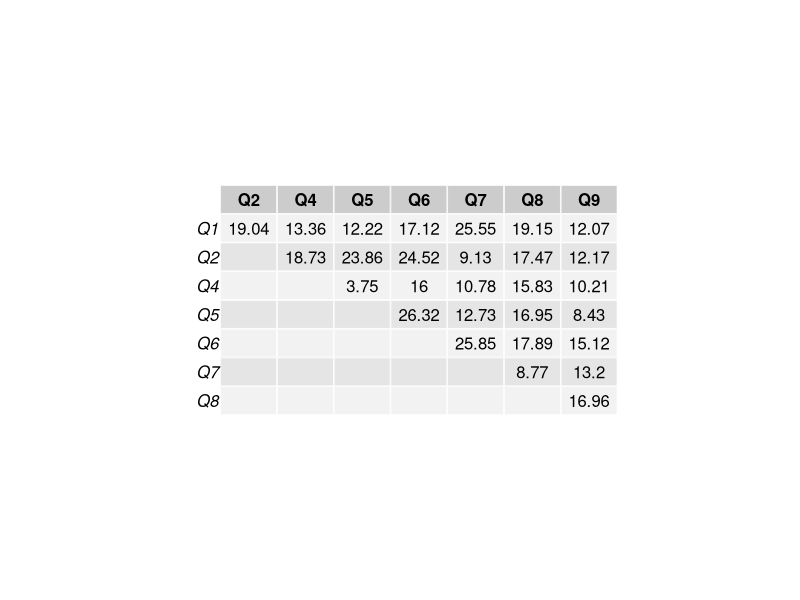
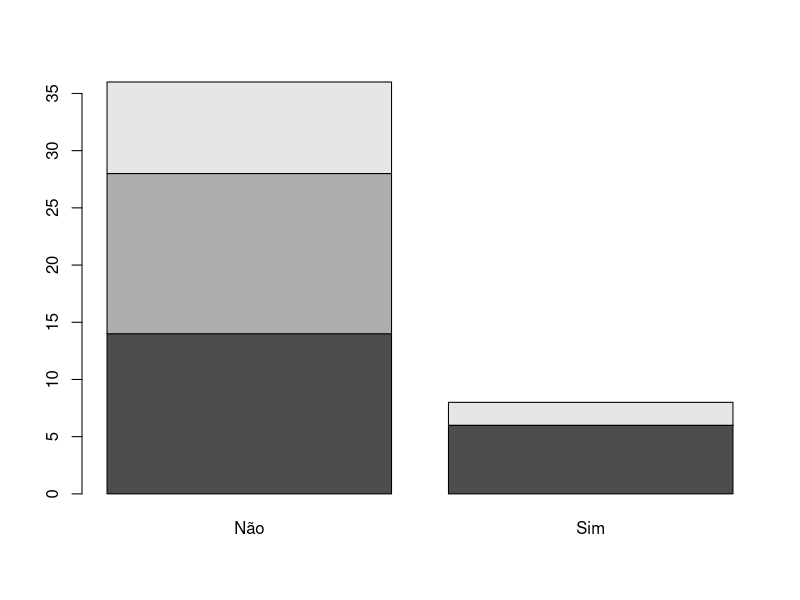
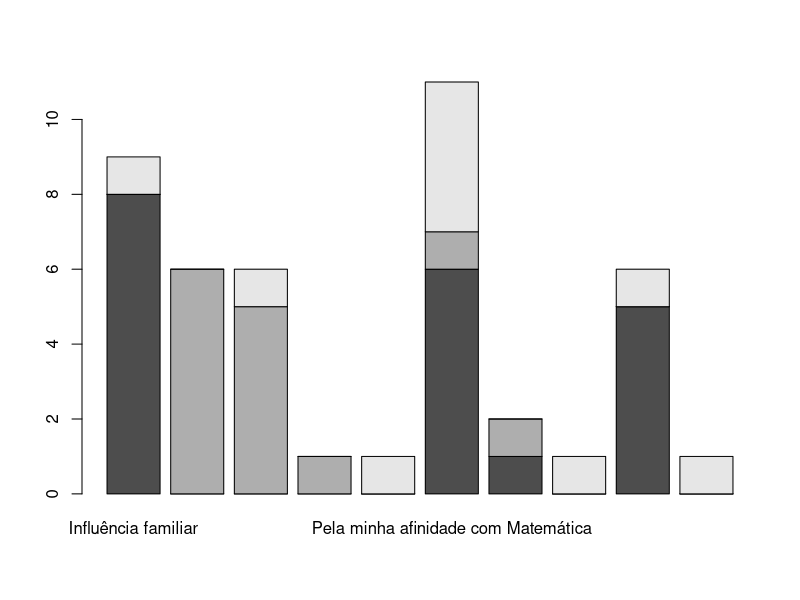
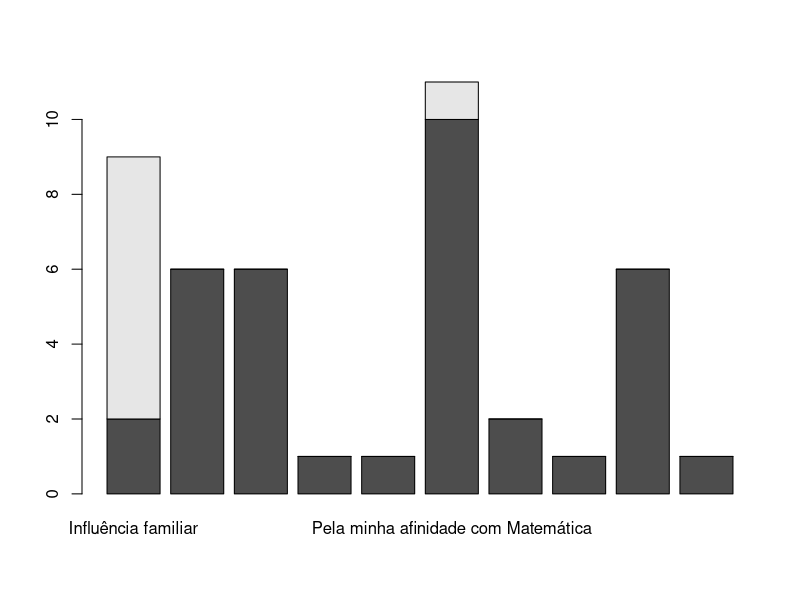
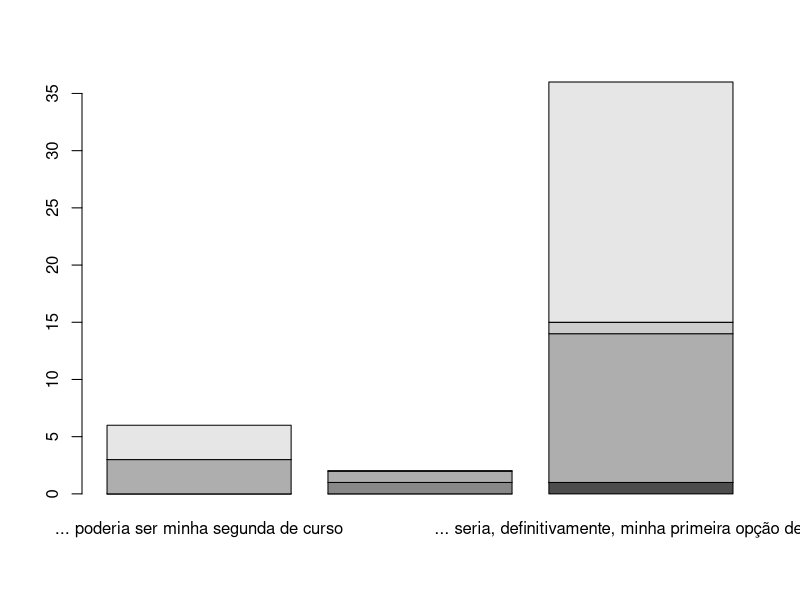
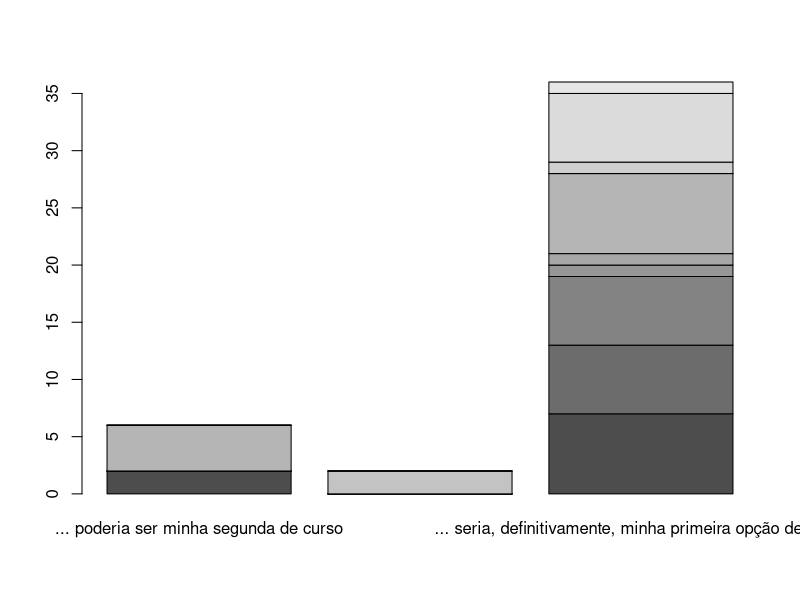

The R source for these figures, in order:
#!/usr/bin/env Rscript

library(readr)
library(gridExtra)
dicionario <- c("ID",
                "No momento, você exerce algum tipo de atividade remunerada?",
                "Você já frequentou algum curso de nível superior antes de ser aprovado para o curso de Estatística?",
                "Em média, quanto tempo - em minutos - você demora para chegar a Universidade?",
                "Você estudou Estatística no Ensino Médio?",
                "Você tem algum familiar formado em Estatística?",
                "Qual o principal motivo do seu ingresso no curso de Estatística?",
                "No vestibular, o curso de estatística...",
                "Como você avalia sua habilidade em Matemática?",
                "Como você avalia sua habilidade em Computação?",
                "Qual a sua principal expectativa após a conclusão do curso?")

names(dicionario) <- c("ID", paste0("Q", 1:10))
dados <- read_delim("DADOS_CE081_2022.csv", quote = "\"", col_types = "nccnccccccc", locale = locale(encoding = "ISO-8859-1", decimal_mark = ","), delim = ";")
vq <- c(2,3,5,6,7,8,9,10)
tamanho <- c(length(vq),length(vq))
result <- array(NA, dim=tamanho)
colnames(result) <- paste0("Q", (vq-1))
rownames(result) <- paste0("Q", (vq-1))
I <- array(0, dim=tamanho)
J <- array(0, dim=tamanho)
for (k in c(1:(length(vq)-1))){
    for (l in c((k+1):length(vq))){
        item <- table(dados[,c(vq[k],vq[l])])
        I[[k,l]] <- length(item[1,])
        J[[k,l]] <- length(item[,1])
        result[[k,l]] <- (chisq.test(item))$statistic
    }
}
T <- round((sqrt((result/44)/((I-1)*(J-1))))*100, 2)
plots <- 5
bigt <- tail(sort(c(T)), n=plots)[1]
max <- which(T >= bigt, arr.ind=TRUE)
aplotar <- list(plots)
T[is.na(T)] <- ""
plots <- nrow(max)
for (m in 1:plots){
    aplotar[[m]] <- table(dados[c(vq[max[m,1]],vq[max[m,2]])])
}
arquivo <- 0
resolucao = 150

png(filename=paste0("plot", sprintf("%02d", arquivo), ".png"), width=800, height=600, res=resolucao)
arquivo <- arquivo+1
grid.table(T[1:7,2:8])

for (p in 1:plots){
    png(filename=paste0("Q",vq[max[p,1]]-1, "xQ", vq[max[p,2]]-1, ".png"), width=800, height=600, res=resolucao)
    barplot(aplotar[[p]])
}

#mean(dados$Q3)
#median(dados$Q3)
#summary(dados$Q3)
#quantile(dados$Q3)

#stripchart(dados$Q3)

#boxplot(dados$Q3)

#range(dados$Q3)
#IQR(dados$Q3)
#var(dados$Q3)
#sd(dados$Q3)
#hist(dados$Q3)
#plot(ecdf(dados$Q3))

